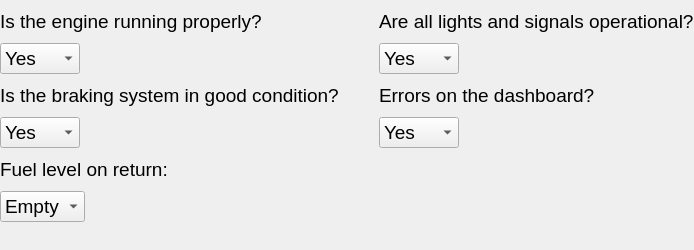
                        <widget class="QWidget" name="technikal_condition_widget" native="true">
                         <property name="minimumSize">
                          <size>
                           <width>0</width>
                           <height>250</height>
                          </size>
                         </property>
                         <property name="font">
                          <font>
                           <pointsize>14</pointsize>
                          </font>
                         </property>
                         <property name="styleSheet">
                          <string notr="true">QWidget *{
	font-size: 14pt;
}</string>
                         </property>
                         <layout class="QFormLayout" name="formLayout_5">
                          <property name="horizontalSpacing">
                           <number>40</number>
                          </property>
                          <property name="verticalSpacing">
                           <number>10</number>
                          </property>
                          <property name="leftMargin">
                           <number>0</number>
                          </property>
                          <property name="topMargin">
                           <number>10</number>
                          </property>
                          <property name="rightMargin">
                           <number>0</number>
                          </property>
                          <item row="0" column="0">
                           <widget class="QLabel" name="engine_label">
                            <property name="text">
                             <string>Is the engine running properly?</string>
                            </property>
                           </widget>
                          </item>
                          <item row="0" column="1">
                           <widget class="QLabel" name="lights_signals_label">
                            <property name="text">
                             <string>Are all lights and signals operational?</string>
                            </property>
                           </widget>
                          </item>
                          <item row="1" column="0">
                           <widget class="QComboBox" name="engine_comboBox">
                            <property name="minimumSize">
                             <size>
                              <width>80</width>
                              <height>0</height>
                             </size>
                            </property>
                            <property name="maximumSize">
                             <size>
                              <width>80</width>
                              <height>16777215</height>
                             </size>
                            </property>
                            <item>
                             <property name="text">
                              <string>Yes</string>
                             </property>
                            </item>
                            <item>
                             <property name="text">
                              <string>No</string>
                             </property>
                            </item>
                           </widget>
                          </item>
                          <item row="1" column="1">
                           <widget class="QComboBox" name="lights_signals_comboBox">
                            <property name="maximumSize">
                             <size>
                              <width>80</width>
                              <height>16777215</height>
                             </size>
                            </property>
                            <item>
                             <property name="text">
                              <string>Yes</string>
                             </property>
                            </item>
                            <item>
                             <property name="text">
                              <string>No</string>
                             </property>
                            </item>
                           </widget>
                          </item>
                          <item row="2" column="0">
                           <widget class="QLabel" name="braking_system_label">
                            <property name="text">
                             <string>Is the braking system in good condition?</string>
                            </property>
                           </widget>
                          </item>
                          <item row="3" column="0">
                           <widget class="QComboBox" name="braking_system_comboBox">
                            <property name="minimumSize">
                             <size>
                              <width>80</width>
                              <height>0</height>
                             </size>
                            </property>
                            <property name="maximumSize">
                             <size>
                              <width>80</width>
                              <height>16777215</height>
                             </size>
                            </property>
                            <item>
                             <property name="text">
                              <string>Yes</string>
                             </property>
                            </item>
                            <item>
                             <property name="text">
                              <string>No</string>
                             </property>
                            </item>
                           </widget>
                          </item>
                          <item row="2" column="1">
                           <widget class="QLabel" name="errors_label">
                            <property name="text">
                             <string>Errors on the dashboard?</string>
                            </property>
                           </widget>
                          </item>
                          <item row="3" column="1">
                           <widget class="QComboBox" name="errors_comboBox">
                            <property name="maximumSize">
                             <size>
                              <width>80</width>
                              <height>16777215</height>
                             </size>
                            </property>
                            <item>
                             <property name="text">
                              <string>Yes</string>
                             </property>
                            </item>
                            <item>
                             <property name="text">
                              <string>No</string>
                             </property>
                            </item>
                           </widget>
                          </item>
                          <item row="4" column="0">
                           <widget class="QLabel" name="fuel_level_label">
                            <property name="text">
                             <string>Fuel level on return:</string>
                            </property>
                           </widget>
                          </item>
                          <item row="5" column="0">
                           <widget class="QComboBox" name="fuel_level_comboBox">
                            <item>
                             <property name="text">
                              <string>Empty</string>
                             </property>
                            </item>
                            <item>
                             <property name="text">
                              <string>Middle</string>
                             </property>
                            </item>
                            <item>
                             <property name="text">
                              <string>Full</string>
                             </property>
                            </item>
                           </widget>
                          </item>
                         </layout>
                        </widget>
